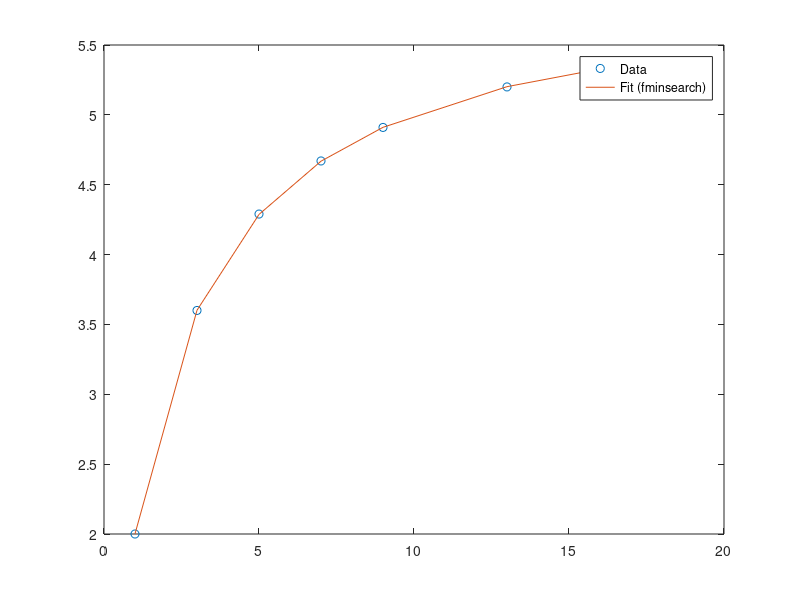

Source code (MATLAB):

clear all; close all; clc


X_data = [1:2:8, 9 13 17]';
Y = [2.00 3.60 4.29 4.67 4.91 5.20 5.37]';

fun = @(theta, x)  theta(1) * x ./  (theta(2) + x);

theta_guess =[100, 50];

%=================== return one value
%+++++ If in same script no need to pass x and yobj pass since we can fetch
%them

%objective_fun_ss = @(theta) sum(  (Y - fun(theta, X_data)).^2);
%[theta_optmized_min, ss_min] = fminsearch(objective_fun_ss , theta_guess,[]);

objective_fun_ss = @(theta, X_obj_pass, Y_obj_pass) sum(  (Y_obj_pass - fun(theta, X_obj_pass)).^2);


[theta_optmized_min, ss_min] = fminsearch(objective_fun_ss , theta_guess,[],X_data, Y);

yfit = fun(theta_optmized_min, X_data);

figure;

plot(X_data, Y,'o',X_data,yfit)

legend('Data','Fit (fminsearch)','Location','best');

fprintf('theta1 = %.6f\ntheta2 = %.6f\nSSE = %.6g\n', theta_optmized_min(1), theta_optmized_min(2), ss_min);
